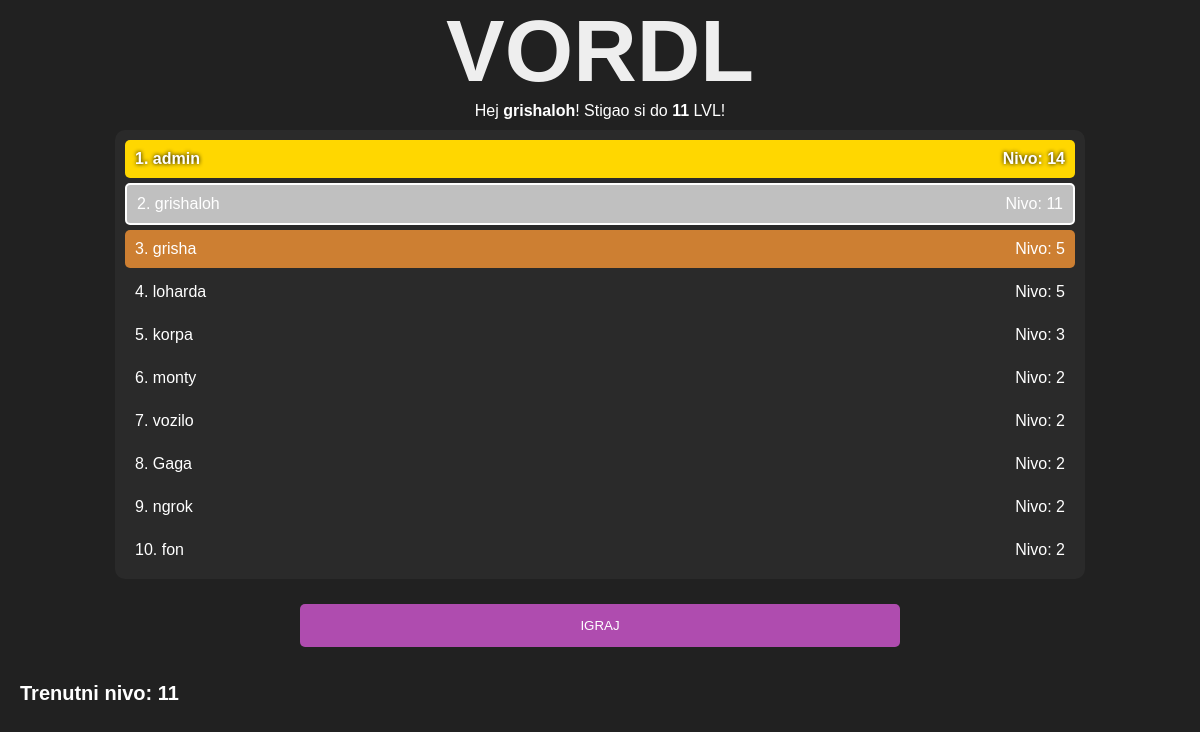
/ (signed in), run on the app's committed database.
### main.py (models this page shows, shortened)
class User(db.Model, UserMixin):
    id = db.Column(db.Integer, primary_key=True)
    username = db.Column(db.String(25), unique=True, nullable=False)
    password = db.Column(db.String(50), nullable=False)
    current_level = db.Column(db.Integer, default=1)

### main.py (the view)
@app.route('/')
@login_required
def index():
    user_table = GameTable.query.filter_by(
        user_id=current_user.id
        ).filter_by(level=current_user.current_level).first()
    if user_table:
        table = user_table.data
    else:
        table = "[]"
    return render_template('index.html',
        level=current_user.current_level,
        username=current_user.username,
        scoreboard=getTopTen(),
        table=table
    )

### main.py (called while the page is built)
def getTopTen():
    users = User.query.order_by(User.current_level.desc()).limit(10).all()
    rank_list = []
    for user in users:
        rank_list.append({
            "username": user.username,
            "level": user.current_level
        })
    return rank_list

@login_manager.user_loader
def load_user(user_id):
    return User.query.get(int(user_id))

### templates/index.html (shortened to what this page needs)
<!DOCTYPE html>
<html lang="en">
<head>
    <link rel="stylesheet" href="static/css/default.css">
    <link rel="stylesheet" href="static/css/index.css">
    <link rel="stylesheet" href="https://cdnjs.cloudflare.com/ajax/libs/fullPage.js/3.1.0/fullpage.css">
</head>
<body>
    <div id="fullpage">
        <div class="section active">
            <div class="header">
                <h1>VORDL</h1>
                <p>Hej <span>{{username}}</span>! Stigao si do <span>{{level}}</span> LVL!</p>
                <div class="scoreboard">
                    {% for item in scoreboard %}
                        {% if item.username == username %}
                            <div class="element" id="element-me">
                                <span>{{loop.index}}. {{item.username}}</span>
                                <span>Nivo: {{item.level}}</span>
                            </div>
                        {% else %}
                            <div class="element">
                                <span>{{loop.index}}. {{item.username}}</span>
                                <span>Nivo: {{item.level}}</span>
                            </div>
                        {% endif %}
                    {% endfor %}
                </div>
                <button id="play">IGRAJ</button>
            </div>
        </div>
        <div class="section" id="game-section">
            <div class="game-section-wrapper">
                <div class="level-display">
                    <p>Trenutni nivo: {{level}}</p>
                </div>
            </div>
        </div>
    </div>
</body>
</html>

### static/css/default.css (style rules this page uses)
* { margin: 0; font-family: Arial, Helvetica, sans-serif; user-select: none; }
html, body { width: 100%; height: 100%; overflow: hidden; }
body { background-color: #212121; position: relative; }
h1 { color: #EEEEEE; font-size: 5.5em; font-weight: bold; }

### static/css/index.css (style rules this page uses)
.header { display: flex; justify-content: center; align-items: center; flex-direction: column; }
.header p { color: white; }
.header p span { font-weight: bold; }
.header button { background-color: #af4caf; color: white; padding: 14px 20px; margin: 15px 0; width: 50%; border: none; cursor: pointer; border-radius: 5px; }
.scoreboard { padding: 5px; margin: 10px; border-radius: 10px; background-color: #2a2a2a; width: 80%; }
.scoreboard .element { padding: 10px; border-radius: 5px; color: white; display: flex; justify-content: space-between; margin: 5px; }
.scoreboard .element:nth-child(1) { background-color: #FFD700 !important; font-weight: bold; text-shadow: 0px 0px 4px #000000; }
.scoreboard .element:nth-child(2) { background-color: #C0C0C0 !important; }
.scoreboard .element:nth-child(3) { background-color: #CD7F32 !important; }
#element-me { border: 2px solid white; }
.game-section-wrapper { display: flex; width: 100%; height: 100%; flex-direction: column; justify-content: space-between; }
.level-display { top: 0; padding: 20px; color: white; font-weight: bold; font-size: 20px; }

### data on the page
User: username "grishaloh", level "11"
User: username "admin", level "14"
User: username "grisha", level "5"
User: username "loharda", level "5"
User: username "korpa", level "3"
User: username "monty", level "2"
User: username "vozilo", level "2"
User: username "Gaga", level "2"
User: username "ngrok", level "2"
User: username "fon", level "2"

### other printed values
{{ level }} "11"
